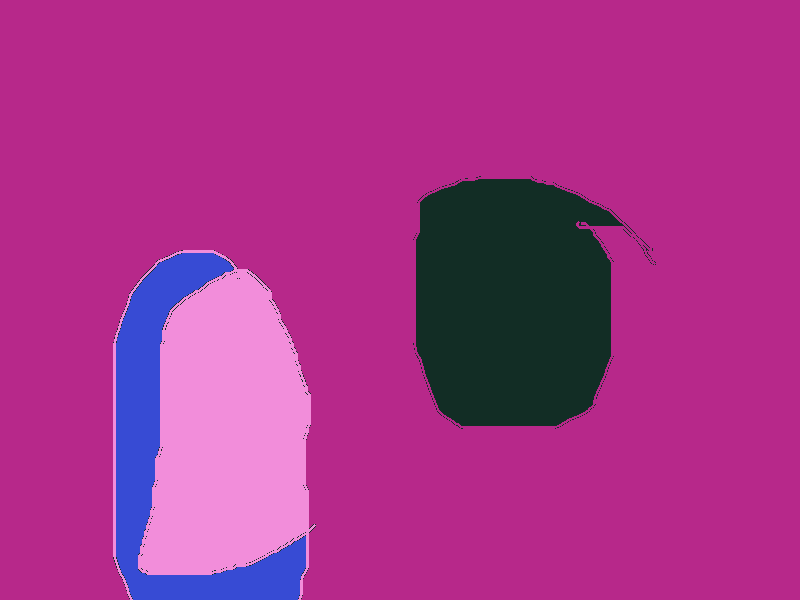
#> input picture pythonDocs/images/test.png, 800 x 600 px
$ python resize.py   (older library calls are emulated)
#> lines starting #> are read from the running program, lines starting #| are printed output that depends on the picture
# change to new size
from PIL import Image
import os
# import sys

# https://stackoverflow.com/questions/273946/how-do-i-resize-an-image-using-pil-and-maintain-its-aspect-ratio

def imgResize(imgPath, newSize, save=True):
#> called with imgPath = 'test.png', newSize = (66, 50), save = True
	img = Image.open(imgPath)
#> img is the input picture: PIL image 800x600 RGBA; mean R, G, B, A 167.8, 50.7, 138.6, 255
	img = img.resize(newSize, Image.ANTIALIAS)
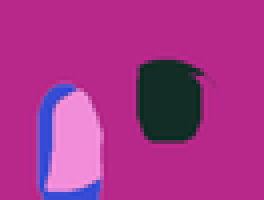
#> img: PIL image 66x50 RGBA (shown 4 times larger); mean R, G, B, A 167.8, 50.7, 138.6, 255
	if save:
		img.save(os.path.join("batch", imgPath))
	else:
		return img

if __name__ == "__main__":
	print("resizing")
	# for i in range(1, 7):
	# 	imgResize("die{}.png".format(i))
	if not os.path.exists("batch"):
		os.mkdir("batch")
	imgResize("test.png", (66, 50))
